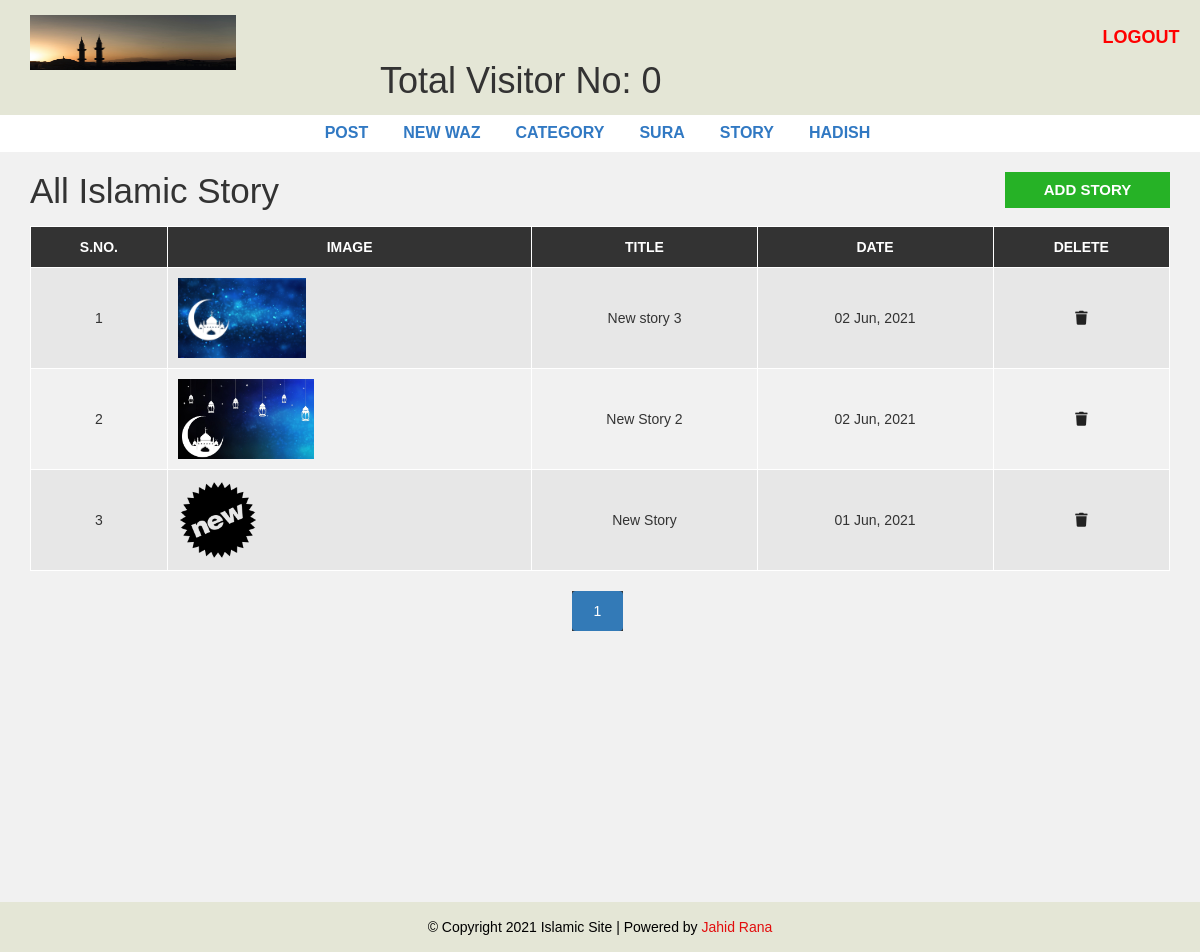
The page /admin/story.php (signed in) on the database its author committed.
### tables this page shows
CREATE TABLE `story` (
  `story_id` int(50) NOT NULL,
  `title` varchar(100) NOT NULL,
  `description` text NOT NULL,
  `story_date` varchar(100) NOT NULL,
  `story_img` varchar(255) NOT NULL
);

### admin/story.php (the view, shortened to what this page needs)
<?php include "header.php"; ?>
  <div id="admin-content">
      <div class="container">
          <div class="row">
              <div class="col-md-10">
                  <h1 class="admin-heading">All Islamic Story</h1>
              </div>
              <div class="col-md-2">
                  <a class="add-new" href="add-story.php">add Story</a>
              </div>
              <div class="col-md-12">
     <?php
    require_once("./config/connect.php");
    $limit = 10;
    if(isset($_REQUEST['page'])){
        $page_number = $_REQUEST['page'];
    }else{
        $page_number = 1;
    }
    $offset = ($page_number-1) * $limit;
        $query = "SELECT * FROM story
        ORDER BY story_id DESC LIMIT {$offset},{$limit}";
    $result = mysqli_query($connect,$query) or die("Failed");
    $count = mysqli_num_rows($result);
    if($count > 0){
    ?>
                  <table class="content-table">
                      <thead>
                          <th>S.No.</th>
                          <th>Image</th>
                          <th>Title</th>
                          <th>Date</th>
                          <th>Delete</th>
                      </thead>
                      <tbody>
       <?php
       $serial_no = 1;
       while($row = mysqli_fetch_assoc($result)){
       ?>
                          <tr>
                              <td class='id'><?php echo $serial_no++ ?></td>
                              <td><img height="80px" src="./upload/photos/<?php echo $row['story_img'] ?>" alt="pic.png"></td>
                              <td><?php echo $row['title'] ?></td>
                              <td><?php echo $row['story_date'] ?></td>
                              <td class='delete'><a onclick="return confirm('Are you sure?')" href='delete-story.php?id=<?php echo $row['story_id'] ?>'><i class='fa fa-trash'></i></a></td>
                             </tr>
        <?php } ?>
                      </tbody>
    <?php } ?>
                  </table>
<?php
    require_once("./config/connect.php");
    $query2 = "SELECT * FROM story";
    $result2 = mysqli_query($connect,$query2);
    if(mysqli_num_rows($result2)){
    $total_record = mysqli_num_rows($result2);
    $total_page =  ceil($total_record/$limit);
    echo  "<ul class='pagination admin-pagination'>";
    for($i = 1; $i<=$total_page; $i++){
        if($i==$page_number){
            $active = "active";
        }else{
            $active = "";
        }
        echo "<li class='$active'><a href='post.php?page=$i'>$i </a></li>";
    }
    echo "</ul>";
    }
?>
              </div>
          </div>
      </div>
  </div>
<?php include "footer.php"; ?>

### admin/header.php (shortened to what this page needs)
<!DOCTYPE html>
<html lang="en">
<head>
    <link rel="stylesheet" href="../vendor/bootstrap/css/bootstrap.mi.css" />
    <link rel="stylesheet" href="https://cdnjs.cloudflare.com/ajax/libs/font-awesome/5.15.2/css/all.min.css" />
    <link rel="stylesheet" href="../css/style.css">
</head>
<body>
    <div id="header-admin">
        <div class="container">
            <div class="row">
                <div class="col-md-2">
                    <a href="post.php"><img class="logo" src="../images/background.jpg"></a>
                </div>
                <div class="col-md-offset-9  col-md-1 myClass">
                <a href="logout.php" class="admin-logout">logout</a>
                </div>
                <?php
                require_once("./config/connect.php");
                    $query = "SELECT * FROM counter_table";
                    $result = mysqli_query($connect,$query);
                    $total_visitors = mysqli_num_rows($result);
                ?>
                <h1 class="viewer" >Total Visitor No: <?php echo $total_visitors ?> </h1>
            </div>
        </div>
    </div>
    <div id="admin-menubar">
        <div class="container">
            <div class="row">
                <div class="col-md-12">
                    <center>
                        <ul class="admin-menu">
                            <li>
                                <a href="post.php">Post</a>
                            </li>
                            <li>
                                <a href="new-waz.php">New Waz</a>
                            </li>
                            <li>
                                <a href="category.php">Category</a>
                            </li>
                            <li>
									<a href="sura.php">Sura</a>
								</li>
                                <li>
									<a href="story.php">Story</a>
								</li>
                                <li>
									<a href="hadish.php">Hadish</a>
								</li>
                        </ul>
                </div>
            </div>
        </div>
    </div>

### admin/footer.php
<div id ="footer">
    <div class="container">
        <div class="row">
            <div class="col-md-12">
                <span>© Copyright 2021 Islamic Site | Powered by <a href="#">Jahid Rana</a></span>
            </div>
        </div>
    </div>
</div>
</body>
</html>

### css/style.css (style rules this page uses)
body { background: #f1f1f1; font-family: sans-serif, arial, Helvetica; }
a, a:hover, a:focus { text-decoration: none; outline: none; }
ul { margin: 0; padding: 0; list-style: none; }
.pagination>.active>a, .pagination>.active>a:focus, .pagination>.active>a:hover, .pagination>.active>span, .pagination>.active>span:focus, .pagination>.active>span:hover { z-index: 2; color: #fff; cursor: default; background-color: #337ab7; border-color: #337ab7; }
div img.logo { width: 125%; height: 55px; display: block; }
.myClass { position: relative; }
#header-admin { background-color: #e4e6d6; padding: 15px 0; }
h1.viewer { display: inline; margin-left: 170px; }
#header-admin .admin-logout { top: 9px; left: 786px; margin: 10px 0px; color: #f00; font-size: 18px; font-weight: 600; text-transform: uppercase; display: inline-block; }
#admin-menubar { background-color: #fff; }
#admin-menubar .admin-menu { font-size: 0; }
#admin-menubar .admin-menu li { display: inline-block; margin: 0 5px 0 0; }
#admin-menubar .admin-menu li a { color: #3179c3; font-size: 16px; font-weight: 600; text-transform: uppercase; padding: 7px 15px; display: block; transition: all 0.3s; }
#admin-content { padding: 20px 0; min-height: 750px; }
#admin-content .admin-heading { font-size: 35px; margin: 0 0 15px; }
#admin-content .add-new { color: #fff; background-color: #26b226; font-size: 15px; font-weight: 600; text-align: center; text-transform: uppercase; padding: 7px 10px; display: block; transition: all 0.3s; }
#admin-content .content-table { border: 1px solid #000; width: 100%; margin: 0 0 20px; }
#admin-content .content-table thead { color: #fff; background-color: #333; }
#admin-content .content-table th { padding: 10px; border: 1px solid #fff; font-weight: 600; text-align: center; text-transform: uppercase; }
#admin-content .content-table tbody { color: #333; }
#admin-content .content-table tbody tr { background-color: #e7e7e7; }
#admin-content .content-table tbody tr:nth-child(even) { background-color: transparent; }
#admin-content .content-table tbody td { padding: 10px; border: 1px solid #fff; text-align: center; }
#admin-content .content-table tbody td:nth-child(2) { text-align: left; }
#admin-content .admin-pagination { margin: 0; }
#admin-content .admin-pagination li a { display: block; }
.id, .edit, .delete { text-align: center; }
.pagination { display: block; text-align: center; margin: 0; }
.pagination li { display: inline-block; margin: 0 5px 0 0; }
.pagination li a { padding: 10px 22px; border: none; background: #1e90ff; color: #fff; }
.active { color: #fff; background: #333; }
i.fa { color: #222; }
#footer { color: #000; padding: 15px 0; text-align: center; background-color: #e4e6d6; }
#footer a { color: #e20d0d; }

### rows shown on the page
story: story_img (picture), title "New story 3", story_date "02 Jun, 2021"
story: story_img (picture), title "New Story 2", story_date "02 Jun, 2021"
story: story_img (picture), title "New Story", story_date "01 Jun, 2021"

### other values the page prints
$total_visitors "0"
